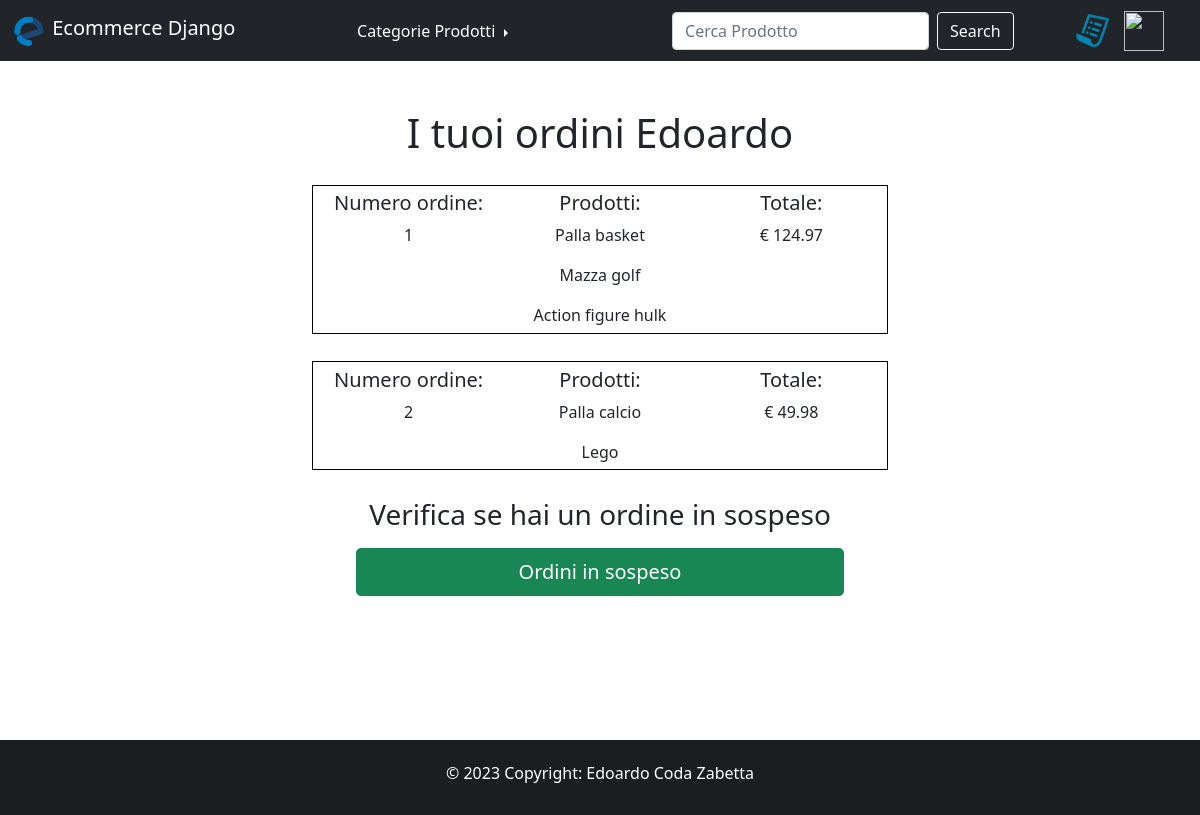
The app's page /home/accesso/ordini (signed in) with its own data.
### ecommerce/models.py (models this page shows, shortened)
class User(models.Model):
    nome = models.CharField(max_length = 35)
    cognome = models.CharField(max_length = 35)
    email = models.CharField(max_length = 35)
    password = models.CharField(max_length = 8)

class Order(models.Model):
    numero = models.IntegerField()
    utente = models.ForeignKey(User, on_delete=models.CASCADE)
    prodotti = models.ManyToManyField(Product)
    totale = models.FloatField()

class Product(models.Model):
    immagine = models.ImageField()
    nome = models.CharField(max_length = 35)
    prezzo = models.FloatField()
    disponibilità = models.IntegerField()
    categoria = models.ForeignKey(Categoria, on_delete=models.CASCADE)

### ecommerce/views.py (the view)
# urls.py: path('accesso/ordini', views.ordini, name='ordini'),
def ordini(request):
    orders = Order.objects.all()
    user = request.session['email']
    ordini = []
    prodotti = []
    for o in orders:
        if o.utente.email == user:
            ordini.append(o)
    return render(request, 'ecommerce/ordini.html',  {'orders':ordini})

### ecommerce/templates/ecommerce/ordini.html (shortened to what this page needs)
{% extends 'ecommerce/common.html' %}
{% block content %}
    <nav class="navbar navbar-dark bg-dark">
        <div class="container-fluid">
            <a class="navbar-brand" href="{% url 'accesso' %}">
                {% load static %}
                <img src=" {% static 'ecommerce/lg.png' %} " alt="" width="35" height="35" class="d-inline-block align-top">
                Ecommerce Django
            </a>
            <div class="dropend">
                <button class="btn btn-dark dropdown-toggle" type="button" data-bs-toggle="dropdown" >
                    Categorie Prodotti
                </button>
            </div>
            <form class="d-flex" role="search" action="/home/accesso/search" method="get" style="margin-left: 5%">
                <input class="form-control me-2" name="query" type="search" placeholder="Cerca Prodotto" aria-label="Search">
                <button class="btn btn-outline-light" type="submit">Search</button>
            </form>
            <a style="margin-left: -3%" href="{% url 'ordini' %}">
                {% load static %}
                <img src=" {% static 'ecommerce/ordine.png' %} " alt="" width="43" height="43" class="d-inline-block align-top">
            </a>
            <a style="margin-left: -7%; margin-right: 2%"href="{% url 'carrello' %}">
                {% load static %}
                <img src=" {% static 'ecommerce/carrello.png' %} " alt="" width="40" height="40" class="d-inline-block align-top">
            </a>
        </div>
    </nav>
    <div class="container my-5 text-center" style="max-width:600px">
        {% if not orders %}
            <div style="margin-bottom: 22%">
                <h1>Non hai nessun ordine</h1>
                <p class="lead">Esplora i numerosi prodotti del nostro catalogo, rimarrai sorpreso nello scoprire gli innumerevoli
                vantaggi che il nostro sito offre. <br><br> Oppure <br> </p>
                <h3>Verifica se hai un ordine in sospeso</h3>
                <div class="row" style="margin-top: 3%; padding-left: 8%; padding-right: 8%">
                    <a href="{% url 'ordine' %}" type="submit" class="btn btn-success btn-lg">Ordini in sospeso</a>
                </div>
            </div>
        {% else %}
            <div class="container" style="margin-bottom: 25%">
            <h1>I tuoi ordini {{ request.session.user }}</h1>
            {% for order in orders %}
                <div class="row" style="border: 1px solid black; margin-top: 5%; padding-top: 1%; padding-bottom: 1%; margin-bottom: 5%">
                    <div class="col-4">
                        <h5 class="card-title"> Numero ordine: </h5>
                        <p class="card-text"> {{ order.numero }}</p>
                    </div>
                    <div class="col-4">
                        <h5 class="card-title"> Prodotti: </h5>
                        {% for p in order.prodotti.all %}
                            <p class="card-text"> {{ p.nome }}</p>
                        {% endfor %}
                    </div>
                    <div class="col-4">
                        <h5 class="card-title"> Totale: </h5>
                        <p class="card-text">€ {{ order.totale }}</p>
                    </div>
                </div>
            {% endfor %}
            <h3>Verifica se hai un ordine in sospeso</h3>
                <div class="row" style="margin-top: 3%; padding-left: 8%; padding-right: 8%">
                    <a href="{% url 'ordine' %}" type="submit" class="btn btn-success btn-lg">Ordini in sospeso</a>
                </div>
            </div>
        {% endif %}
    </div>
{% endblock %}

### records on screen
User: session.user "Edoardo"
Order: numero "1", totale "124.97"
Product: nome "Palla basket"
Product: nome "Mazza golf"
Product: nome "Action figure hulk"
Order: numero "2", totale "49.98"
Product: nome "Palla calcio"
Product: nome "Lego"
